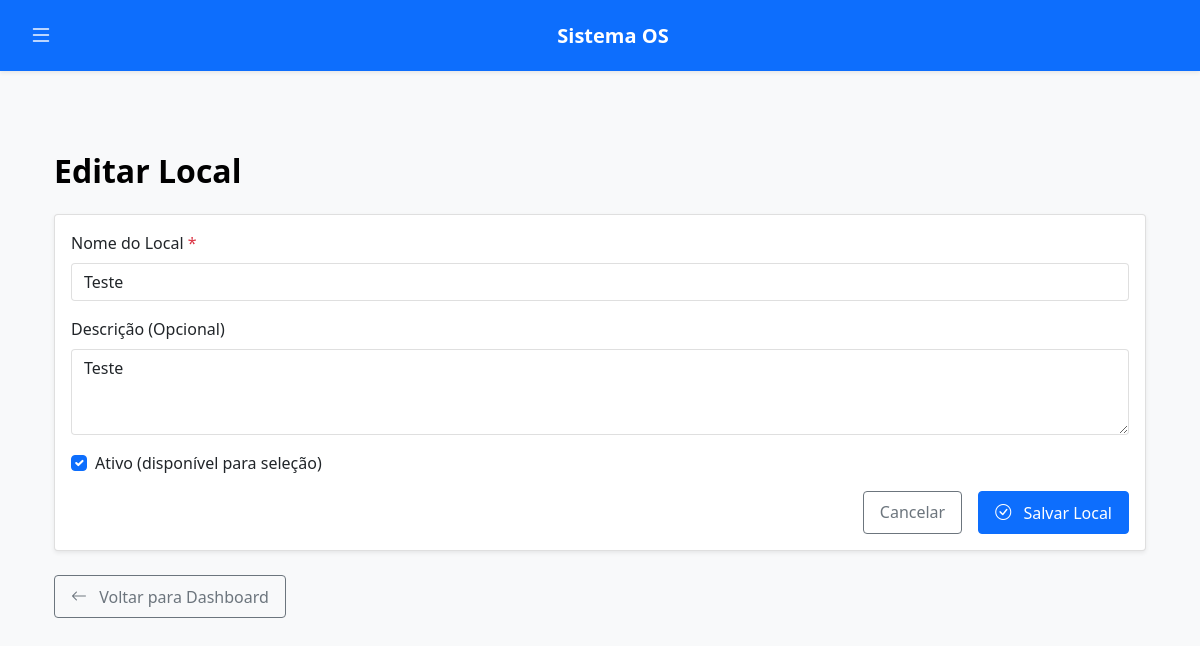
The app's page /admin/locais/editar/1 (signed in), older data.
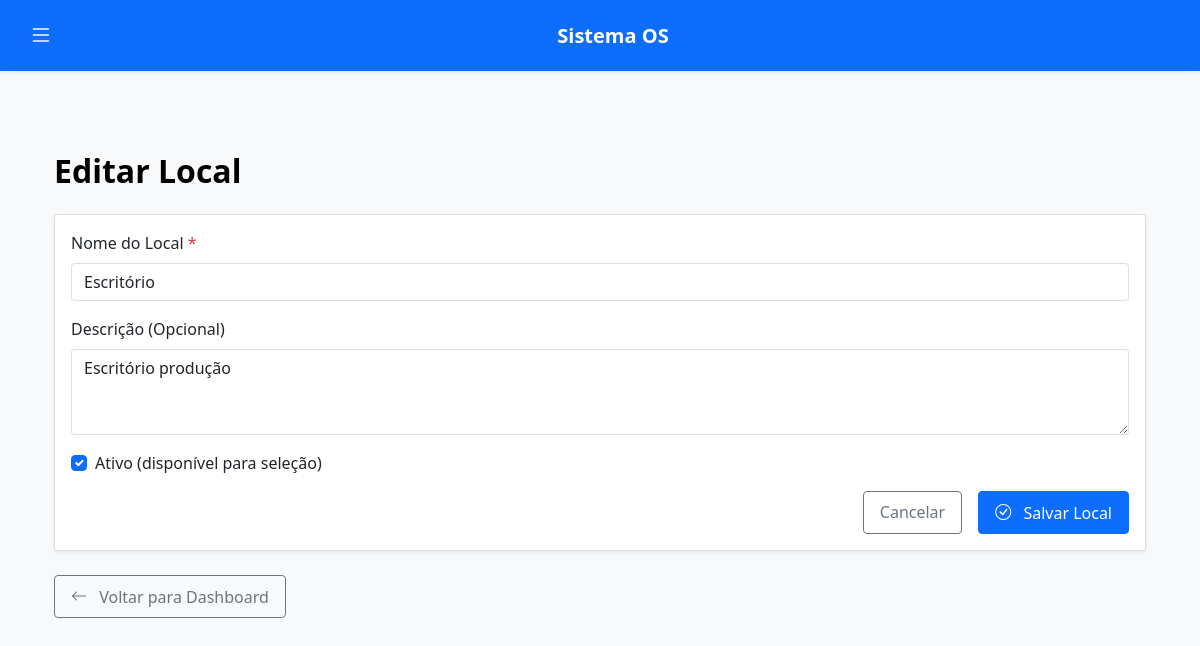
The same page, newer data.
### tables this page shows
CREATE TABLE locais (
            id INTEGER PRIMARY KEY AUTOINCREMENT,
            nome TEXT NOT NULL UNIQUE,
            descricao TEXT,
            ativo BOOLEAN DEFAULT 1,
            data_criacao TEXT DEFAULT CURRENT_TIMESTAMP
        );

### app.py (the view, shortened to what this page needs)
@app.route('/admin/locais/editar/<int:id>', methods=['GET', 'POST'])
def editar_local(id):
    if session.get('tipo') not in ['admin', 'master-admin']:
        flash('Acesso não autorizado.', 'danger')
        return redirect(url_for('login'))
    conn = get_db() # Mova a obtenção da conexão para o início
    cursor = conn.cursor()
    cursor.execute("SELECT * FROM locais WHERE id = ?", (id,))
    local_data = cursor.fetchone()
    conn.close() # Fechar a conexão após buscar os dados para o GET
    if not local_data:
        flash('Local não encontrado.', 'danger')
        return redirect(url_for('listar_locais'))
    return render_template('administrador/form_local.html', local=local_data)

### app.py (called while the page is built)
def get_db():
    if 'db' not in g:
        g.db = sqlite3.connect('db/os.db')
        g.db.row_factory = sqlite3.Row
        g.db.execute("PRAGMA journal_mode=WAL")
        g.db.execute("PRAGMA busy_timeout=5000")
    return g.db

### templates/administrador/form_local.html (shortened to what this page needs)
{% extends "base.html" %}
{% block content %}
<div class="container">
    <h2 class="my-4">{{ 'Editar' if local else 'Adicionar Novo' }} Local</h2>
    <div class="card">
        <div class="card-body">
            <form method="POST">
                <div class="mb-3">
                    <label for="nome" class="form-label">Nome do Local <span class="text-danger">*</span></label>
                    <input type="text" class="form-control" id="nome" name="nome" value="{{ local.nome if local else '' }}" required>
                </div>
                <div class="mb-3">
                    <label for="descricao" class="form-label">Descrição (Opcional)</label>
                    <textarea class="form-control" id="descricao" name="descricao" rows="3">{{ local.descricao if local else '' }}</textarea>
                </div>
                <div class="mb-3 form-check">
                    <input type="checkbox" class="form-check-input" id="ativo" name="ativo" value="1" {% if local and local.ativo or not local %}checked{% endif %}>
                    <label class="form-check-label" for="ativo">Ativo (disponível para seleção)</label>
                </div>
                <div class="d-grid gap-2 d-md-flex justify-content-md-end">
                    <a href="{{ url_for('listar_locais') }}" class="btn btn-outline-secondary me-md-2">Cancelar</a>
                    <button type="submit" class="btn btn-primary">
                        <i class="bi bi-check-circle"></i> Salvar Local
                    </button>
                </div>
            </form>
        </div>
    </div>
    <div class="mt-3">
        <a href="{{ url_for('admin_dashboard') }}" class="btn btn-outline-secondary">
            <i class="bi bi-arrow-left"></i> Voltar para Dashboard
        </a>
    </div>
</div>
{% endblock %}

Row changes from the older to the newer data that the page shows:
changed locais: nome "Teste" → "Escritório"; descricao "Teste" → "Escritório produção"
